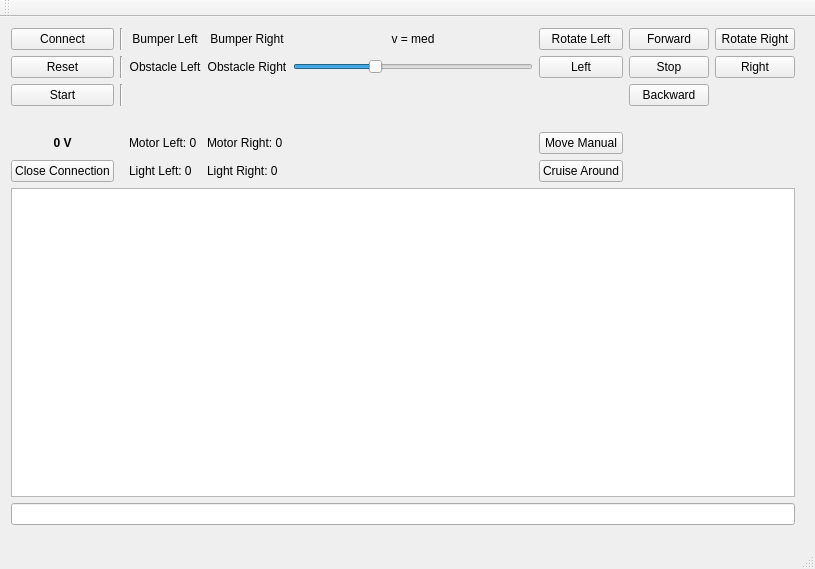
<?xml version="1.0" encoding="UTF-8"?>
<ui version="4.0">
 <class>MainWindow</class>
 <widget class="QMainWindow" name="MainWindow">
  <property name="geometry">
   <rect>
    <x>0</x>
    <y>0</y>
    <width>815</width>
    <height>569</height>
   </rect>
  </property>
  <property name="windowTitle">
   <string>Gumba Remote</string>
  </property>
  <widget class="QWidget" name="centralWidget">
   <widget class="QWidget" name="layoutWidget">
    <property name="geometry">
     <rect>
      <x>0</x>
      <y>0</y>
      <width>806</width>
      <height>519</height>
     </rect>
    </property>
    <property name="maximumSize">
     <size>
      <width>16777215</width>
      <height>531</height>
     </size>
    </property>
    <layout class="QVBoxLayout" name="verticalLayout">
     <item>
      <layout class="QGridLayout" name="gridLayout">
       <item row="1" column="3">
        <widget class="QLabel" name="obstacleRight">
         <property name="text">
          <string>Obstacle Right</string>
         </property>
         <property name="alignment">
          <set>Qt::AlignCenter</set>
         </property>
        </widget>
       </item>
       <item row="0" column="5">
        <widget class="QPushButton" name="rotateLeft">
         <property name="text">
          <string>Rotate Left</string>
         </property>
        </widget>
       </item>
       <item row="1" column="5">
        <widget class="QPushButton" name="leftButton">
         <property name="maximumSize">
          <size>
           <width>16777215</width>
           <height>25</height>
          </size>
         </property>
         <property name="text">
          <string>Left</string>
         </property>
        </widget>
       </item>
       <item row="1" column="7">
        <widget class="QPushButton" name="rightButton">
         <property name="maximumSize">
          <size>
           <width>16777215</width>
           <height>25</height>
          </size>
         </property>
         <property name="text">
          <string>Right</string>
         </property>
        </widget>
       </item>
       <item row="2" column="6">
        <widget class="QPushButton" name="backwardButton">
         <property name="maximumSize">
          <size>
           <width>16777215</width>
           <height>25</height>
          </size>
         </property>
         <property name="text">
          <string>Backward</string>
         </property>
        </widget>
       </item>
       <item row="1" column="6">
        <widget class="QPushButton" name="stopButton">
         <property name="maximumSize">
          <size>
           <width>16777215</width>
           <height>25</height>
          </size>
         </property>
         <property name="text">
          <string>Stop</string>
         </property>
        </widget>
       </item>
       <item row="0" column="6">
        <widget class="QPushButton" name="forwardButton">
         <property name="maximumSize">
          <size>
           <width>16777215</width>
           <height>25</height>
          </size>
         </property>
         <property name="text">
          <string>Forward</string>
         </property>
         <property name="shortcut">
          <string/>
         </property>
        </widget>
       </item>
       <item row="0" column="0">
        <widget class="QPushButton" name="connectButton">
         <property name="maximumSize">
          <size>
           <width>16777215</width>
           <height>25</height>
          </size>
         </property>
         <property name="text">
          <string>Connect</string>
         </property>
        </widget>
       </item>
       <item row="1" column="0">
        <widget class="QPushButton" name="toggleRTSButton">
         <property name="maximumSize">
          <size>
           <width>16777215</width>
           <height>25</height>
          </size>
         </property>
         <property name="text">
          <string>Reset</string>
         </property>
        </widget>
       </item>
       <item row="2" column="0">
        <widget class="QPushButton" name="startRobotAppButton">
         <property name="maximumSize">
          <size>
           <width>16777215</width>
           <height>25</height>
          </size>
         </property>
         <property name="text">
          <string>Start</string>
         </property>
        </widget>
       </item>
       <item row="1" column="1">
        <widget class="Line" name="line">
         <property name="orientation">
          <enum>Qt::Vertical</enum>
         </property>
        </widget>
       </item>
       <item row="2" column="1">
        <widget class="Line" name="line_2">
         <property name="orientation">
          <enum>Qt::Vertical</enum>
         </property>
        </widget>
       </item>
       <item row="11" column="0">
        <widget class="QPushButton" name="disconnectButton">
         <property name="text">
          <string>Close Connection</string>
         </property>
        </widget>
       </item>
       <item row="0" column="1">
        <widget class="Line" name="line_3">
         <property name="orientation">
          <enum>Qt::Vertical</enum>
         </property>
        </widget>
       </item>
       <item row="0" column="2">
        <widget class="QLabel" name="bumperLeft">
         <property name="text">
          <string>Bumper Left</string>
         </property>
         <property name="alignment">
          <set>Qt::AlignCenter</set>
         </property>
        </widget>
       </item>
       <item row="1" column="2">
        <widget class="QLabel" name="obstacleLeft">
         <property name="text">
          <string>Obstacle Left</string>
         </property>
         <property name="alignment">
          <set>Qt::AlignCenter</set>
         </property>
        </widget>
       </item>
       <item row="0" column="3">
        <widget class="QLabel" name="bumperRight">
         <property name="text">
          <string>Bumper Right</string>
         </property>
         <property name="alignment">
          <set>Qt::AlignCenter</set>
         </property>
        </widget>
       </item>
       <item row="0" column="7">
        <widget class="QPushButton" name="rotateRight">
         <property name="text">
          <string>Rotate Right</string>
         </property>
        </widget>
       </item>
       <item row="10" column="0">
        <widget class="QLabel" name="bateryLineEdit">
         <property name="font">
          <font>
           <weight>75</weight>
           <bold>true</bold>
          </font>
         </property>
         <property name="text">
          <string>0 V</string>
         </property>
         <property name="alignment">
          <set>Qt::AlignCenter</set>
         </property>
        </widget>
       </item>
       <item row="3" column="0">
        <widget class="QLabel" name="label_3">
         <property name="text">
          <string/>
         </property>
        </widget>
       </item>
       <item row="10" column="2">
        <widget class="QLabel" name="motorLeftLable">
         <property name="text">
          <string>Motor Left: 0</string>
         </property>
        </widget>
       </item>
       <item row="10" column="3">
        <widget class="QLabel" name="motorRightLable">
         <property name="text">
          <string>Motor Right: 0</string>
         </property>
        </widget>
       </item>
       <item row="11" column="2">
        <widget class="QLabel" name="lightLeftLable">
         <property name="text">
          <string>Light Left: 0</string>
         </property>
        </widget>
       </item>
       <item row="11" column="3">
        <widget class="QLabel" name="lightRightLable">
         <property name="text">
          <string>Light Right: 0</string>
         </property>
        </widget>
       </item>
       <item row="10" column="5">
        <widget class="QPushButton" name="modMaualButton">
         <property name="text">
          <string>Move Manual</string>
         </property>
        </widget>
       </item>
       <item row="11" column="5">
        <widget class="QPushButton" name="modCruiseButton">
         <property name="text">
          <string>Cruise Around</string>
         </property>
        </widget>
       </item>
       <item row="0" column="4">
        <widget class="QLabel" name="speedLable">
         <property name="text">
          <string>v = med</string>
         </property>
         <property name="alignment">
          <set>Qt::AlignCenter</set>
         </property>
        </widget>
       </item>
       <item row="1" column="4">
        <widget class="QSlider" name="horizontalSlider">
         <property name="minimum">
          <number>1</number>
         </property>
         <property name="maximum">
          <number>4</number>
         </property>
         <property name="pageStep">
          <number>1</number>
         </property>
         <property name="value">
          <number>2</number>
         </property>
         <property name="orientation">
          <enum>Qt::Horizontal</enum>
         </property>
        </widget>
       </item>
      </layout>
     </item>
     <item>
      <widget class="QTextEdit" name="terminalTextEdit">
       <property name="minimumSize">
        <size>
         <width>220</width>
         <height>200</height>
        </size>
       </property>
       <property name="readOnly">
        <bool>true</bool>
       </property>
      </widget>
     </item>
     <item>
      <widget class="QLineEdit" name="terminalInput"/>
     </item>
    </layout>
   </widget>
  </widget>
  <widget class="QMenuBar" name="menuBar">
   <property name="geometry">
    <rect>
     <x>0</x>
     <y>0</y>
     <width>815</width>
     <height>22</height>
    </rect>
   </property>
  </widget>
  <widget class="QToolBar" name="mainToolBar">
   <attribute name="toolBarArea">
    <enum>TopToolBarArea</enum>
   </attribute>
   <attribute name="toolBarBreak">
    <bool>false</bool>
   </attribute>
  </widget>
  <widget class="QStatusBar" name="statusBar"/>
 </widget>
 <layoutdefault spacing="6" margin="11"/>
 <resources/>
 <connections/>
</ui>
